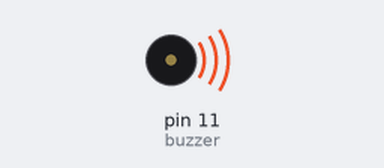
Simulated run of this sketch. Board: Arduino Uno, built with avr-gcc and run on an emulated ATmega328P. On the bench: buzzer (waves = sounding).

Above: at 0.1 s.
At 1.1 s:
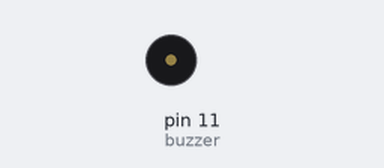
Timing chart, 0 to 2.6 s (numbered marks = the images above):
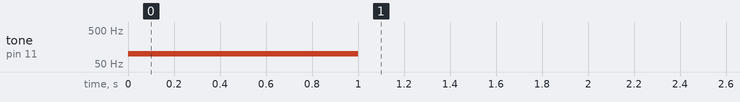

The sketch:

piezo_buzzer_v2.ino
```cpp
const int buzzer = 11; //buzzer to arduino pin 11
int tone_duration = 1000;

void setup(){

  pinMode(buzzer, OUTPUT); // Set buzzer - pin 11 as an output
  tone(buzzer, 100, tone_duration); // Send 100Hz sound signal...
  delay(tone_duration);        // ...for 1 sec

}

void loop(){


}
```
